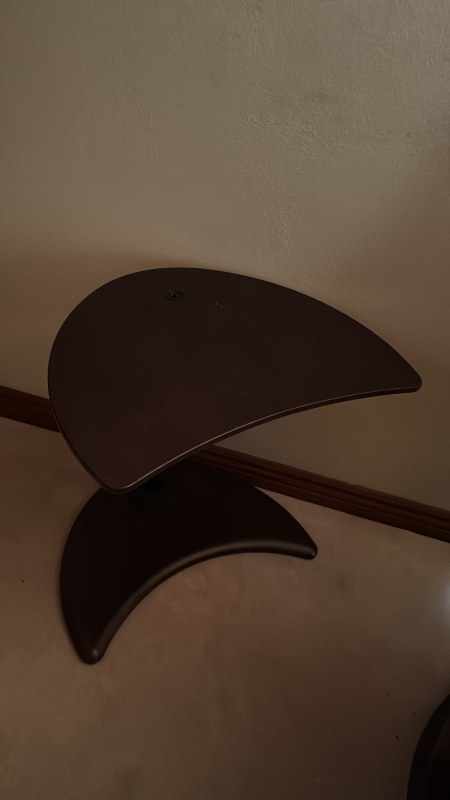
#> input picture showcase/nothing-holds-still/gallery/images/c2858f89-9487-42ac-92d7-b66d711eb842.jpg, 900 x 1600 px (shown at 1/2 size)
$ python inspect_photos.py ../../../showcase/nothing-holds-still/gallery/images --out out
#> lines starting #> are read from the running program, lines starting #| are printed output that depends on the picture
### skills/exhibit/scripts/common.py
"""Shared helpers for the My Guggenheim scripts: fonts, text wrapping, image loading.

Needs only Python 3.9+ and Pillow. Nothing here touches the network.
"""

import json
import re
import sys
from pathlib import Path

try:
    from PIL import Image, ImageDraw, ImageFont, ImageOps
except ImportError:  # pragma: no cover
    sys.exit("Pillow is missing. Install it with:  python3 -m pip install pillow")

REPO_URL = "https://github.com/namedtoaster/my-guggenheim"
REPO_SHORT = "github.com/namedtoaster/my-guggenheim"
CREDIT_LINE = f"Made with My Guggenheim  \u00b7  {REPO_SHORT}"

SKILL_DIR = Path(__file__).resolve().parent.parent
FONT_DIR = SKILL_DIR / "assets" / "fonts"

# Colors of a white walled museum. The accent is the blue of a wall title.
WALL = (239, 238, 234)
INK = (28, 28, 28)
SOFT_INK = (92, 92, 92)
ACCENT = (24, 104, 196)

IMAGE_SUFFIXES = {".jpg", ".jpeg", ".png", ".webp", ".heic", ".heif", ".tif", ".tiff", ".bmp", ".gif"}

_HEIF_READY = None


# [12 lines left out: function enable_heif, not called in this run]


def open_photo(path):
    """Open a photo, turned the right way up, in RGB."""
    path = Path(path)
    if path.suffix.lower() in {".heic", ".heif"} and not enable_heif():
        raise RuntimeError(
            f"{path.name} is a HEIC file. Install HEIC support with "
            "'python3 -m pip install pillow-heif', or convert it to JPEG first."
        )
    im = Image.open(path)
    im = ImageOps.exif_transpose(im)
    if im.mode in ("RGBA", "LA", "P"):
        im = im.convert("RGBA")
        bg = Image.new("RGB", im.size, WALL)
        bg.paste(im, mask=im.split()[-1])
        return bg
    return im.convert("RGB")


_FONT_FILES = {
    "regular": "Inter-Regular.otf",
    "medium": "Inter-Medium.otf",
    "semibold": "Inter-SemiBold.otf",
    "italic": "Inter-Italic.otf",
}
_font_cache = {}


# [9 lines left out: function font, not called in this run]


def text_width(fnt, text):
    return fnt.getlength(text)


# [43 lines left out: functions wrap, clamp_lines, draw_lines, first_sentences, not called in this run]


def fit_cover(im, size):
    """Scale and crop im to fill size exactly."""
    return ImageOps.fit(im, size, Image.LANCZOS, centering=(0.5, 0.5))


# [4 lines left out: function fit_inside, not called in this run]


def load_json(path):
    with open(path, encoding="utf-8") as fh:
        return json.load(fh)


def write_json(path, data):
    with open(path, "w", encoding="utf-8") as fh:
        json.dump(data, fh, indent=2, ensure_ascii=False)
        fh.write("\n")


# [36 lines left out: functions tombstone_artist, hex_to_rgb, fit_sentences, not called in this run]


# Wall colors for the gallery, cards and film. A show's mood can ask for darker
# walls: "black" for a black box room, "grey" for a quieter one, or any hex color.
WALLS = {
    "white": (WALL, INK, SOFT_INK),
    "grey": ((206, 205, 200), (24, 24, 24), (72, 72, 70)),
    "black": ((21, 21, 20), (236, 234, 228), (158, 156, 150)),
}


# [23 lines left out: functions wall_colors, accent_color, not called in this run]


def credits_on(ex):
    """Shared files carry a small line about the project unless the show turns it off."""
    return (ex.get("share") or {}).get("credit", True) is not False


# [11 lines left out: function redact, not called in this run]

### skills/exhibit/scripts/inspect_photos.py
#!/usr/bin/env python3
"""Reads a set of photos and writes what a curator needs to know about them.

    python3 inspect_photos.py PHOTO_FOLDER_ZIP_OR_VIDEO [...] --out EXHIBIT_FOLDER

Takes photos, folders, zip files and videos. A zip is unpacked into
EXHIBIT_FOLDER/originals/ (zips keep the camera data that chat apps strip). A
video becomes a still frame in EXHIBIT_FOLDER/stills/, dated from the video's own
recording date; this needs ffmpeg.

For each photo it records the size, when it was taken (from the camera data, the
file name, or not at all), the camera, a rough place, and the colors. It writes:

    EXHIBIT_FOLDER/manifest.json      everything above, in date order
    EXHIBIT_FOLDER/previews/*.jpg     small copies for looking at each photo

Paths in manifest.json are relative to EXHIBIT_FOLDER.

Privacy: the exact GPS position is never written. Only a rough position (about
11 km) is kept, so the curator can name the city or region and nothing closer.
Read only on the originals. No network.
"""

import argparse
import colorsys
import json
import os
import re
import shutil
import subprocess
import sys
import zipfile
from datetime import datetime, timedelta
from pathlib import Path

from common import IMAGE_SUFFIXES, enable_heif, open_photo, write_json

from PIL import ExifTags, Image

EXIF_IFD = 0x8769
GPS_IFD = 0x8825

FILENAME_DATES = [
    # IMG_20230514_181122, PXL_20230514_181122123, 20230514_181122
    (re.compile(r"(20\d{2}|19\d{2})(\d{2})(\d{2})[_-](\d{2})(\d{2})(\d{2})"), "%Y%m%d%H%M%S"),
    # Screenshot 2023-05-14 at 18.11.22, WhatsApp Image 2023-05-14 at 18.11.22
    (re.compile(r"(20\d{2}|19\d{2})-(\d{2})-(\d{2})[ _T]?(?:at )?(\d{2})[.:\-](\d{2})[.:\-](\d{2})"), "%Y%m%d%H%M%S"),
    (re.compile(r"(20\d{2}|19\d{2})-(\d{2})-(\d{2})"), "%Y%m%d"),
    (re.compile(r"(20\d{2}|19\d{2})(\d{2})(\d{2})"), "%Y%m%d"),
]


def slug(text):
    text = re.sub(r"[^a-zA-Z0-9]+", "-", text).strip("-").lower()
    return text or "work"


VIDEO_SUFFIXES = {".mov", ".mp4", ".m4v"}
WANTED = IMAGE_SUFFIXES | VIDEO_SUFFIXES | {".zip"}


def collect(paths):
    files = []
    for raw in paths:
        p = Path(raw).expanduser()
        if p.is_dir():
            files += sorted(f for f in p.rglob("*") if f.suffix.lower() in WANTED and not f.name.startswith("."))
        elif p.is_file():
            files.append(p)
        else:
            print(f"Skipping {raw}: not found", file=sys.stderr)
    seen, out = set(), []
    for f in files:
        key = f.resolve()
        if key not in seen:
            seen.add(key)
            out.append(f)
    return out


# [70 lines left out: functions unique_path, unzip, video_meta, video_still, not called in this run]


def exif_data(path):
    try:
        im = Image.open(path)
        ex = im.getexif()
    except Exception:
        return {}, {}
    base = {ExifTags.TAGS.get(k, k): v for k, v in ex.items()}
    try:
        base.update({ExifTags.TAGS.get(k, k): v for k, v in ex.get_ifd(EXIF_IFD).items()})
    except Exception:
        pass
    try:
        gps = {ExifTags.GPSTAGS.get(k, k): v for k, v in ex.get_ifd(GPS_IFD).items()}
    except Exception:
        gps = {}
    return base, gps


def parse_exif_date(base):
    for key in ("DateTimeOriginal", "DateTimeDigitized", "DateTime"):
        value = base.get(key)
        if isinstance(value, bytes):
            value = value.decode(errors="ignore")
        if isinstance(value, str) and value.strip() and not value.startswith("0000"):
            try:
                return datetime.strptime(value.strip()[:19], "%Y:%m:%d %H:%M:%S")
            except ValueError:
                continue
    return None


def parse_filename_date(name):
    for pattern, fmt in FILENAME_DATES:
        m = pattern.search(name)
        if m:
            try:
                when = datetime.strptime("".join(m.groups()), fmt)
            except ValueError:
                continue
            if 1990 <= when.year <= datetime.now().year + 1:
                return when
    return None


def to_degrees(value, ref):
    try:
        d, m, s = (float(x) for x in value)
    except Exception:
        return None
    deg = d + m / 60 + s / 3600
    if ref in ("S", "W", b"S", b"W"):
        deg = -deg
    return deg


def rough_place(gps):
    lat = to_degrees(gps.get("GPSLatitude"), gps.get("GPSLatitudeRef"))
    lon = to_degrees(gps.get("GPSLongitude"), gps.get("GPSLongitudeRef"))
    if lat is None or lon is None or (lat == 0 and lon == 0):
        return None
    return {"lat": round(lat, 1), "lon": round(lon, 1)}


def text_value(value):
    if isinstance(value, bytes):
        value = value.decode(errors="ignore")
    if value is None:
        return None
    value = str(value).replace("\x00", "").strip()
    return value or None


def camera(base):
    make = text_value(base.get("Make"))
    model = text_value(base.get("Model"))
    if make and model and model.lower().startswith(make.lower().split()[0]):
        make = None
    name = " ".join(x for x in (make, model) if x) or None
    details = {}
    if base.get("FocalLength"):
        try:
            details["focal_mm"] = round(float(base["FocalLength"]), 1)
        except (TypeError, ValueError):
            pass
    if base.get("ExposureTime"):
        try:
            t = float(base["ExposureTime"])
            details["shutter"] = f"1/{round(1 / t)}" if 0 < t < 1 else f"{t:g}s"
        except (TypeError, ValueError, ZeroDivisionError):
            pass
    if base.get("FNumber"):
        try:
            details["aperture"] = f"f/{float(base['FNumber']):g}"
        except (TypeError, ValueError):
            pass
    if base.get("ISOSpeedRatings"):
        details["iso"] = base["ISOSpeedRatings"]
    flash = base.get("Flash")
    if isinstance(flash, int):
        details["flash_fired"] = bool(flash & 1)
    lens = text_value(base.get("LensModel"))
    if lens:
        details["lens"] = lens
    software = text_value(base.get("Software"))
    if software:
        details["software"] = software
    return name, details


HUES = [
    (15, "red"), (45, "orange"), (70, "yellow"), (160, "green"),
    (200, "cyan"), (255, "blue"), (290, "violet"), (335, "pink"), (360, "red"),
]


def hue_name(h):
    deg = h * 360
    for limit, name in HUES:
        if deg <= limit:
            return name
    return "red"


def colors(im):
    small = im.copy()
    small.thumbnail((160, 160))
    q = small.quantize(colors=5, method=Image.Quantize.MEDIANCUT)
    palette = q.getpalette()[:15]
    counts = sorted(q.getcolors(), reverse=True)
    swatches = []
    for count, idx in counts:
        r, g, b = palette[idx * 3 : idx * 3 + 3]
        swatches.append(f"#{r:02x}{g:02x}{b:02x}")
    pixels = list(small.get_flattened_data() if hasattr(small, "get_flattened_data") else small.getdata())
    n = len(pixels)
    light = sat = 0.0
    hue_weight = {}
    for r, g, b in pixels:
        h, l, s = colorsys.rgb_to_hls(r / 255, g / 255, b / 255)
        light += l
        sat += s
        if s > 0.2 and 0.1 < l < 0.9:
            name = hue_name(h)
            hue_weight[name] = hue_weight.get(name, 0) + s
    light, sat = light / n, sat / n
    words = []
    words.append("bright" if light > 0.62 else "dim" if light < 0.35 else "mid-toned")
    words.append("vivid" if sat > 0.45 else "muted" if sat < 0.18 else "moderately saturated")
    leaning = max(hue_weight, key=hue_weight.get) if hue_weight else None
    if leaning and hue_weight[leaning] / n > 0.08:
        words.append(f"{leaning}-leaning")
    return {
        "palette": swatches,
        "brightness": round(light, 2),
        "saturation": round(sat, 2),
        "mood": words,
    }


def guess_kind(path, base, size):
    name = path.name.lower()
    if "screenshot" in name or "screen shot" in name or "simulator" in name:
        return "screenshot"
    if base.get("Make") or base.get("Model"):
        return "photograph"
    w, h = size
    ratio = max(w, h) / min(w, h)
    if ratio > 1.9 and path.suffix.lower() == ".png":
        return "screenshot (probably)"
    if path.suffix.lower() == ".gif":
        return "animated or web image"
    return "image (no camera data)"


def periods(works, gap_days=45):
    """Group dated works into runs separated by long gaps. A hint for the timeline."""
    dated = [w for w in works if w["taken"]]
    groups = []
    for w in dated:
        when = datetime.fromisoformat(w["taken"])
        if groups and when - groups[-1]["_last"] <= timedelta(days=gap_days):
            groups[-1]["works"].append(w["id"])
            groups[-1]["_last"] = when
        else:
            groups.append({"start": w["taken"][:10], "works": [w["id"]], "_last": when})
    for g in groups:
        g["end"] = g.pop("_last").isoformat()[:10]
    return groups


def main():
    ap = argparse.ArgumentParser(description=__doc__, formatter_class=argparse.RawDescriptionHelpFormatter)
    ap.add_argument("photos", nargs="+", help="photo files or folders of photos")
    ap.add_argument("--out", required=True, help="exhibit folder to write into")
    ap.add_argument("--preview-size", type=int, default=768)
    args = ap.parse_args()

    out = Path(args.out)
    (out / "previews").mkdir(parents=True, exist_ok=True)
    files, videos, problems = [], {}, []
    for f in collect(args.photos):
        suffix = f.suffix.lower()
        if suffix == ".zip":
            try:
                inner = unzip(f, out / "originals")
            except zipfile.BadZipFile:
                problems.append({"file": str(f), "problem": "not a readable zip file"})
                continue
            for g in inner:
                if g.suffix.lower() in VIDEO_SUFFIXES:
                    try:
                        still, meta = video_still(g, out / "stills")
                        files.append(still)
                        videos[still.resolve()] = (g, meta)
                    except Exception as err:
                        problems.append({"file": str(g), "problem": str(err)})
                else:
                    files.append(g)
        elif suffix in VIDEO_SUFFIXES:
            try:
                still, meta = video_still(f, out / "stills")
                files.append(still)
                videos[still.resolve()] = (f, meta)
            except Exception as err:
                problems.append({"file": str(f), "problem": str(err)})
        else:
            files.append(f)
#> pass 2 of the loop in main, `for f in collect(args.photos):`:
    if not files:
        sys.exit("No photos found.")
    if any(f.suffix.lower() in {".heic", ".heif"} for f in files):
        enable_heif()

    works, used_ids = [], set()
    today = datetime.now()
    for path in files:
        try:
            im = open_photo(path)
#> in open_photo, im is the input picture: PIL image 900x1600 RGB; mean R, G, B 80.7, 63.5, 49.5
        except Exception as err:  # unreadable or HEIC without support
            problems.append({"file": str(path), "problem": str(err)})
            continue
        base, gps = exif_data(path)
#> in exif_data, `base = {ExifTags.TAGS.get(k, k): v for k, v in ex.items()}`: base = 0 items
#> base = 0 items; gps = 0 items

        video = videos.get(path.resolve())
        when, source = parse_exif_date(base), "camera"
#> source = 'camera'
        if video and video[1]["when"]:
            when, source = video[1]["when"], video[1]["source"]
        if when is None:
            when, source = parse_filename_date(path.name), "file name"
        if when is None:
            mtime = datetime.fromtimestamp(path.stat().st_mtime)
            # A file modified in the last two days was almost always just
            # uploaded or copied, so its date says nothing about the photo.
            if today - mtime > timedelta(days=2):
                when, source = mtime, "file modified (weak)"
            else:
                source = "unknown"

        wid = slug(path.stem)
        n = 2
        while wid in used_ids:
            wid = f"{slug(path.stem)}-{n}"
            n += 1
        used_ids.add(wid)

        preview = im.copy()
        preview.thumbnail((args.preview_size, args.preview_size), Image.LANCZOS)
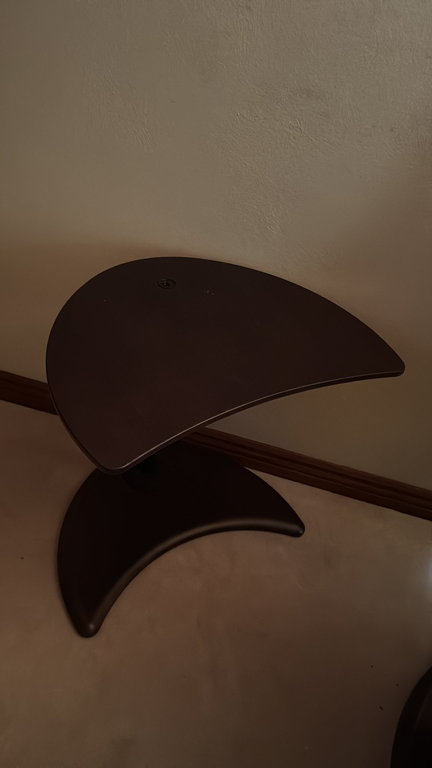
#> preview: PIL image 432x768 RGB; mean R, G, B 80.7, 63.5, 49.5
        preview_path = out / "previews" / f"{wid}.jpg"
        preview.save(preview_path, "JPEG", quality=80)

        cam, cam_details = camera(base)
#> cam_details = 0 items
        works.append({
            "id": wid,
            "file": os.path.relpath(path.resolve(), out.resolve()),
            "preview": os.path.relpath(preview_path.resolve(), out.resolve()),
            "width": im.width,
            "height": im.height,
            "orientation": "portrait" if im.height > im.width * 1.05 else "landscape" if im.width > im.height * 1.05 else "square",
            "kind": "video still" if video else guess_kind(path, base, im.size),
            "taken": when.isoformat(timespec="minutes") if when else None,
            "date_source": source,
            "camera": cam,
            "camera_details": cam_details,
            "rough_place": video[1]["place"] if video else rough_place(gps),
            "colors": colors(im),
        })
#> in colors, `palette = q.getpalette()[:15]`: palette = [122, 108, 90, 117, 103, 84, 99, 78, 59, 74, 53, 38, 28, 15, 11]
#> in colors, `counts = sorted(q.getcolors(), reverse=True)`: counts = [(3630, 4), (3585, 3), (2703, 2), (2252, 1), (2230, 0)]
#> the loop in colors, `for count, idx in counts:` made 5 passes
#> (count, idx, r, g, b) on passes 1 to 5: (3630, 4, 28, 15, 11), (3585, 3, 74, 53, 38), (2703, 2, 99, 78, 59), (2252, 1, 117, 103, 84), (2230, 0, 122, 108, 90)
#> after the loop in colors, `for count, idx in counts:`: swatches = ['#1c0f0b', '#4a3526', '#634e3b', '#756754', '#7a6c5a']
#> in colors, `pixels = list(small.get_flattened_data() if hasattr(small, "get_flatte..`: pixels = 14400 items, first 6: (99, 86, 69), (98, 85, 68), (100, 87, 70), (101, 88, 71), (101, 88, 71), (102, 89, 72)
#> in colors, `n = len(pixels)`: n = 14400
#> the loop in colors, `for r, g, b in pixels:` made 14400 passes
#> (h, l, s, light, sat) on passes 3152, 3241, 3242, 3331, 3601, 3691, 3781, 3867, 3868, 3871, 3872, 3873: (0.0901, 0.359, 0.202, 1258.9, 484.4), (0.0901, 0.359, 0.202, 1294.5, 499.1), (0.0901, 0.359, 0.202, 1294.9, 499.3), (0.0901, 0.359, 0.202, 1330.5, 514.1), (0.0901, 0.359, 0.202, 1438.1, 559.5), (0.0901, 0.359, 0.202, 1473.8, 575), (0.0901, 0.355, 0.204, 1509.5, 590.7), (0.0857, 0.339, 0.202, 1543.6, 605.7), (0.0857, 0.339, 0.202, 1543.9, 605.9), (0.0965, 0.353, 0.211, 1545, 606.5), (0.0965, 0.357, 0.209, 1545.3, 606.7), (0.0965, 0.361, 0.207, 1545.7, 606.9)
#> (r, g, b, h, l, s, light, sat) on passes 1 to 6: (99, 86, 69, 0.0944, 0.329, 0.179, 0.329, 0.179), (98, 85, 68, 0.0944, 0.325, 0.181, 0.655, 0.359), (100, 87, 70, 0.0944, 0.333, 0.176, 0.988, 0.536), (101, 88, 71, 0.0944, 0.337, 0.174, 1.33, 0.71), (101, 88, 71, 0.0944, 0.337, 0.174, 1.66, 0.885), (102, 89, 72, 0.0944, 0.341, 0.172, 2, 1.06)
#> after the loop in colors, `for r, g, b in pixels:`: hue_weight = {'orange': 2012.8, 'red': 210}; light = 3674.9; sat = 4283.8
#> in colors, `light, sat = light / n, sat / n`: light = 0.255; sat = 0.297
#> in colors, `leaning = max(hue_weight, key=hue_weight.get) if hue_weight else None`: leaning = 'orange'
        if video:
            works[-1]["video"] = {"file": video[0].name, "seconds": video[1]["seconds"]}
#> pass 2 of the loop in main, `for path in files:`:
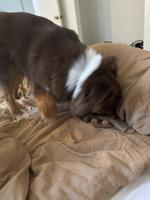
#> input picture showcase/nothing-holds-still/gallery/images/img-0581-thumb.jpg, 150 x 200 px
#> in open_photo, im is the input picture: PIL image 150x200 RGB; mean R, G, B 126.2, 110.2, 95.8
#> small: PIL image 120x160 RGB
#> in colors (call 2), `q = small.quantize(colors=5, method=Image.Quantize.MEDIANCUT)`:
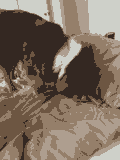
#> q: PIL image 120x160 P; mean R, G, B 125.9, 110.2, 96
#> palette = [206, 208, 201, 174, 158, 143, 149, 127, 106, 109, 86, 66, 52, 40, 34]
#> counts = [(5081, 4), (4999, 2), (3925, 3), (2796, 1), (2399, 0)]
#> the loop in colors (call 2), `for count, idx in counts:` made 5 passes
#> (count, idx, r, g, b) on passes 1 to 5: (5081, 4, 52, 40, 34), (4999, 2, 149, 127, 106), (3925, 3, 109, 86, 66), (2796, 1, 174, 158, 143), (2399, 0, 206, 208, 201)
#> after the loop in colors (call 2), `for count, idx in counts:`: swatches = ['#342822', '#957f6a', '#6d5642', '#ae9e8f', '#ced0c9']
#> pixels = 19200 items, first 6: (179, 204, 209), (179, 204, 209), (180, 205, 209), (180, 205, 209), (181, 206, 210), (179, 207, 208)
#> n = 19200
#> the loop in colors (call 2), `for r, g, b in pixels:` made 19200 passes
#> (r, g, b, h, l, s, light, sat) on passes 1 to 8: (179, 204, 209, 0.528, 0.761, 0.246, 0.761, 0.246), (179, 204, 209, 0.528, 0.761, 0.246, 1.52, 0.492), (180, 205, 209, 0.523, 0.763, 0.24, 2.28, 0.731), (180, 205, 209, 0.523, 0.763, 0.24, 3.05, 0.971), (181, 206, 210, 0.523, 0.767, 0.244, 3.81, 1.21), (179, 207, 208, 0.506, 0.759, 0.236, 4.57, 1.45), (179, 208, 207, 0.494, 0.759, 0.236, 5.33, 1.69), (180, 209, 207, 0.489, 0.763, 0.24, 6.09, 1.93)

    works.sort(key=lambda w: (w["taken"] is None, w["taken"] or "", w["id"]))
    manifest = {
        "made_by": "My Guggenheim inspect_photos.py",
        "count": len(works),
        "dated": sum(1 for w in works if w["taken"]),
        "with_place": sum(1 for w in works if w["rough_place"]),
        "suggested_periods": periods(works),
        "works": works,
        "problems": problems,
    }
    write_json(out / "manifest.json", manifest)

    print(f"Read {len(works)} photos into {out / 'manifest.json'}")
#| Read 2 photos into out/manifest.json
    print(f"  dated: {manifest['dated']}   with a rough place: {manifest['with_place']}")
#|   dated: 0   with a rough place: 0
    undated = [w["id"] for w in works if not w["taken"]]
    if undated:
        print(f"  no date for: {', '.join(undated)}")
#|   no date for: c2858f89-9487-42ac-92d7-b66d711eb842, img-0581-thumb
    for p in problems:
        print(f"  could not read {p['file']}: {p['problem']}")


if __name__ == "__main__":
    main()
